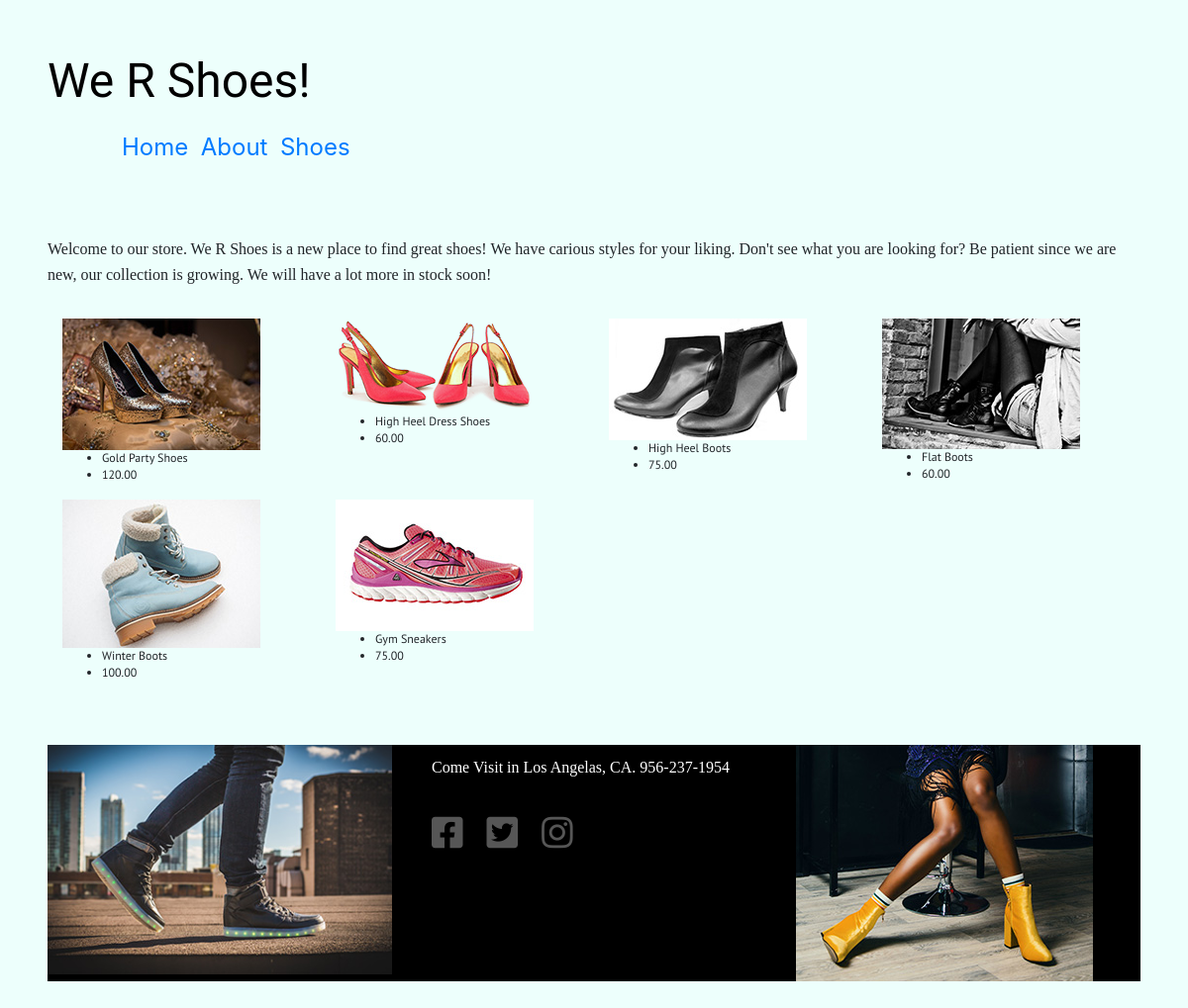
Page /index.php?prod-id=womens on the committed database.
### tables this page shows
CREATE TABLE IF NOT EXISTS `products` (
  `products_id` int(4) UNSIGNED NOT NULL AUTO_INCREMENT,
  `prod_image` varchar(200) NOT NULL,
  `prod_code` varchar(50) NOT NULL,
  `prod_name` varchar(100) NOT NULL,
  `prod_price` decimal(5,2) NOT NULL,
  PRIMARY KEY (`products_id`)
);

### web-service/brain.php (the view)
<?php
function getProducts($productType = NULL) {
    global $pdo;
    if(!isset($productType)) {
        $q = "SELECT * FROM products";
        $prepared = $pdo->prepare($q);
    } else {
        $q = "SELECT *
        FROM `products`
        WHERE `prod_code` = ?";
        $prepared = $pdo->prepare($q);
        $prepared->bindParam(1, $productType);
    }
    $success = $prepared->execute();
    if($success) {
        $data = $prepared->fetchAll(PDO::FETCH_ASSOC);
        return $data;
    } else{
        echo 'try again';
    }
}
function printHTML() {
    $markUp = "";
    if(isset($_GET["prod-id"])) {
        $collectedShoes = getProducts($_GET["prod-id"]);
    } else {
        $collectedShoes = getProducts();
    }
    foreach($collectedShoes as $value){
        $markUp .= "<div class='col col-12 col-sm-12 col-md-6 col-lg-3 product'>
                      <figure>
                        <img src='{$value['prod_image']}' alt='{$value['prod_name']}' >
                        <figcaption>
                            <ul>
                                <li>{$value['prod_name']}</li>
                                <li>{$value['prod_price']}</li>
                            </ul>
                        </figcaption>
                      </figure>
                    </div>";
    }
    echo $markUp;
}
?>

### css/style.css (style rules this page uses)
body { background-color: #edfffc; }
figcaption ul li { font-family: 'PT Sans', sans-serif; font-size: 0.75rem; line-height: 1.4; }

### rows in the picture
products: prod_image (picture), prod_name "Gold Party Shoes", prod_price "120.00"
products: prod_image (picture), prod_name "High Heel Dress Shoes", prod_price "60.00"
products: prod_image (picture), prod_name "High Heel Boots", prod_price "75.00"
products: prod_image (picture), prod_name "Flat Boots", prod_price "60.00"
products: prod_image (picture), prod_name "Winter Boots", prod_price "100.00"
products: prod_image (picture), prod_name "Gym Sneakers", prod_price "75.00"
